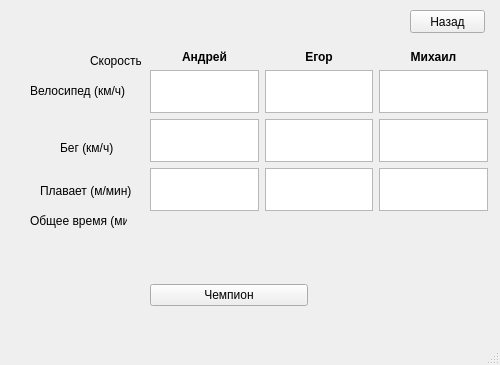
<?xml version="1.0" encoding="UTF-8"?>
<ui version="4.0">
 <class>MainWindow</class>
 <widget class="QMainWindow" name="MainWindow">
  <property name="geometry">
   <rect>
    <x>0</x>
    <y>0</y>
    <width>500</width>
    <height>365</height>
   </rect>
  </property>
  <property name="windowTitle">
   <string>MainWindow</string>
  </property>
  <widget class="QWidget" name="centralwidget">
   <widget class="QWidget" name="gridLayoutWidget">
    <property name="geometry">
     <rect>
      <x>150</x>
      <y>50</y>
      <width>338</width>
      <height>181</height>
     </rect>
    </property>
    <layout class="QGridLayout" name="gridLayout">
     <item row="0" column="2">
      <layout class="QVBoxLayout" name="people_2">
       <item>
        <widget class="QLabel" name="name_2">
         <property name="font">
          <font>
           <weight>75</weight>
           <bold>true</bold>
          </font>
         </property>
         <property name="text">
          <string>Егор</string>
         </property>
         <property name="alignment">
          <set>Qt::AlignCenter</set>
         </property>
        </widget>
       </item>
       <item>
        <widget class="QTextEdit" name="speed_2"/>
       </item>
       <item>
        <widget class="QTextEdit" name="swim_2"/>
       </item>
       <item>
        <widget class="QTextEdit" name="run_2"/>
       </item>
       <item>
        <widget class="QLabel" name="res_2">
         <property name="text">
          <string/>
         </property>
        </widget>
       </item>
      </layout>
     </item>
     <item row="0" column="3">
      <layout class="QVBoxLayout" name="people_3">
       <item>
        <widget class="QLabel" name="name_3">
         <property name="font">
          <font>
           <weight>75</weight>
           <bold>true</bold>
          </font>
         </property>
         <property name="text">
          <string>Михаил</string>
         </property>
         <property name="alignment">
          <set>Qt::AlignCenter</set>
         </property>
        </widget>
       </item>
       <item>
        <widget class="QTextEdit" name="speed_3"/>
       </item>
       <item>
        <widget class="QTextEdit" name="swim_3"/>
       </item>
       <item>
        <widget class="QTextEdit" name="run_3"/>
       </item>
       <item>
        <widget class="QLabel" name="res_3">
         <property name="text">
          <string/>
         </property>
        </widget>
       </item>
      </layout>
     </item>
     <item row="0" column="0">
      <layout class="QVBoxLayout" name="people_4"/>
     </item>
     <item row="0" column="1">
      <layout class="QVBoxLayout" name="people">
       <item>
        <widget class="QLabel" name="name">
         <property name="font">
          <font>
           <weight>75</weight>
           <bold>true</bold>
          </font>
         </property>
         <property name="text">
          <string>Андрей</string>
         </property>
         <property name="alignment">
          <set>Qt::AlignCenter</set>
         </property>
        </widget>
       </item>
       <item>
        <widget class="QTextEdit" name="speed">
         <property name="html">
          <string>&lt;!DOCTYPE HTML PUBLIC &quot;-//W3C//DTD HTML 4.0//EN&quot; &quot;http://www.w3.org/TR/REC-html40/strict.dtd&quot;&gt;
&lt;html&gt;&lt;head&gt;&lt;meta name=&quot;qrichtext&quot; content=&quot;1&quot; /&gt;&lt;style type=&quot;text/css&quot;&gt;
p, li { white-space: pre-wrap; }
&lt;/style&gt;&lt;/head&gt;&lt;body style=&quot; font-family:'MS Shell Dlg 2'; font-size:8.25pt; font-weight:400; font-style:normal;&quot;&gt;
&lt;p style=&quot;-qt-paragraph-type:empty; margin-top:0px; margin-bottom:0px; margin-left:0px; margin-right:0px; -qt-block-indent:0; text-indent:0px;&quot;&gt;&lt;br /&gt;&lt;/p&gt;&lt;/body&gt;&lt;/html&gt;</string>
         </property>
        </widget>
       </item>
       <item>
        <widget class="QTextEdit" name="swim">
         <property name="html">
          <string>&lt;!DOCTYPE HTML PUBLIC &quot;-//W3C//DTD HTML 4.0//EN&quot; &quot;http://www.w3.org/TR/REC-html40/strict.dtd&quot;&gt;
&lt;html&gt;&lt;head&gt;&lt;meta name=&quot;qrichtext&quot; content=&quot;1&quot; /&gt;&lt;style type=&quot;text/css&quot;&gt;
p, li { white-space: pre-wrap; }
&lt;/style&gt;&lt;/head&gt;&lt;body style=&quot; font-family:'MS Shell Dlg 2'; font-size:8.25pt; font-weight:400; font-style:normal;&quot;&gt;
&lt;p style=&quot;-qt-paragraph-type:empty; margin-top:0px; margin-bottom:0px; margin-left:0px; margin-right:0px; -qt-block-indent:0; text-indent:0px;&quot;&gt;&lt;br /&gt;&lt;/p&gt;&lt;/body&gt;&lt;/html&gt;</string>
         </property>
        </widget>
       </item>
       <item>
        <widget class="QTextEdit" name="run">
         <property name="html">
          <string>&lt;!DOCTYPE HTML PUBLIC &quot;-//W3C//DTD HTML 4.0//EN&quot; &quot;http://www.w3.org/TR/REC-html40/strict.dtd&quot;&gt;
&lt;html&gt;&lt;head&gt;&lt;meta name=&quot;qrichtext&quot; content=&quot;1&quot; /&gt;&lt;style type=&quot;text/css&quot;&gt;
p, li { white-space: pre-wrap; }
&lt;/style&gt;&lt;/head&gt;&lt;body style=&quot; font-family:'MS Shell Dlg 2'; font-size:8.25pt; font-weight:400; font-style:normal;&quot;&gt;
&lt;p style=&quot;-qt-paragraph-type:empty; margin-top:0px; margin-bottom:0px; margin-left:0px; margin-right:0px; -qt-block-indent:0; text-indent:0px;&quot;&gt;&lt;br /&gt;&lt;/p&gt;&lt;/body&gt;&lt;/html&gt;</string>
         </property>
        </widget>
       </item>
       <item>
        <widget class="QLabel" name="res">
         <property name="text">
          <string/>
         </property>
        </widget>
       </item>
      </layout>
     </item>
    </layout>
   </widget>
   <widget class="QLabel" name="label">
    <property name="geometry">
     <rect>
      <x>90</x>
      <y>50</y>
      <width>51</width>
      <height>21</height>
     </rect>
    </property>
    <property name="text">
     <string>Скорость</string>
    </property>
   </widget>
   <widget class="QLabel" name="label_4">
    <property name="geometry">
     <rect>
      <x>60</x>
      <y>140</y>
      <width>71</width>
      <height>16</height>
     </rect>
    </property>
    <property name="text">
     <string>Бег (км/ч)</string>
    </property>
   </widget>
   <widget class="QLabel" name="label_5">
    <property name="geometry">
     <rect>
      <x>30</x>
      <y>210</y>
      <width>97</width>
      <height>21</height>
     </rect>
    </property>
    <property name="text">
     <string>Общее время (мин)</string>
    </property>
   </widget>
   <widget class="QLabel" name="label_3">
    <property name="geometry">
     <rect>
      <x>30</x>
      <y>80</y>
      <width>97</width>
      <height>21</height>
     </rect>
    </property>
    <property name="text">
     <string>Велосипед (км/ч)</string>
    </property>
   </widget>
   <widget class="QLabel" name="label_2">
    <property name="geometry">
     <rect>
      <x>40</x>
      <y>180</y>
      <width>97</width>
      <height>21</height>
     </rect>
    </property>
    <property name="text">
     <string>Плавает (м/мин)</string>
    </property>
   </widget>
   <widget class="QWidget" name="horizontalLayoutWidget">
    <property name="geometry">
     <rect>
      <x>150</x>
      <y>270</y>
      <width>321</width>
      <height>51</height>
     </rect>
    </property>
    <layout class="QHBoxLayout" name="winner">
     <item>
      <widget class="QPushButton" name="pushButton">
       <property name="text">
        <string>Чемпион</string>
       </property>
      </widget>
     </item>
     <item>
      <widget class="QLabel" name="label_6">
       <property name="text">
        <string/>
       </property>
      </widget>
     </item>
    </layout>
   </widget>
   <widget class="QPushButton" name="backButton">
    <property name="geometry">
     <rect>
      <x>410</x>
      <y>10</y>
      <width>75</width>
      <height>23</height>
     </rect>
    </property>
    <property name="text">
     <string>Назад</string>
    </property>
   </widget>
  </widget>
  <widget class="QMenuBar" name="menubar">
   <property name="geometry">
    <rect>
     <x>0</x>
     <y>0</y>
     <width>500</width>
     <height>21</height>
    </rect>
   </property>
  </widget>
  <widget class="QStatusBar" name="statusbar"/>
 </widget>
 <resources/>
 <connections/>
</ui>
